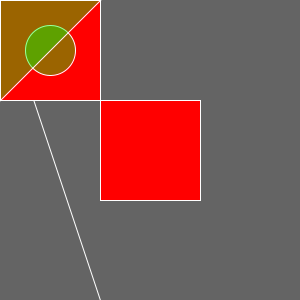
Frame 1 (no input)
Frame 60 (the mouse pressed at the canvas centre just before this capture): identical to frame 1, image omitted
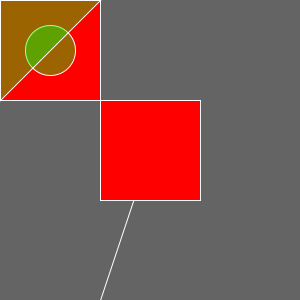
Frame 120 (the mouse held since frame 60 and released just before this capture)

The Processing sketch that drew these frames (run headless with seeded random() and noise(); from frame 60 on, the mouse is pressed at the canvas centre):

// Processing sketch: processing_36550
// ── processing_36550.pde

void setup(){


size(300,300);
background(1,0);

}

void draw(){
background(100);
stroke(255);
line(mouseX,mouseY,100,300);
fill(255,0,0);
rect(0,0,100,100);
rect(100,100,100,100);

fill(0,255,0,100);
ellipse(50,50,50,50);

triangle(100,0,0,100,0,0);

}


                
